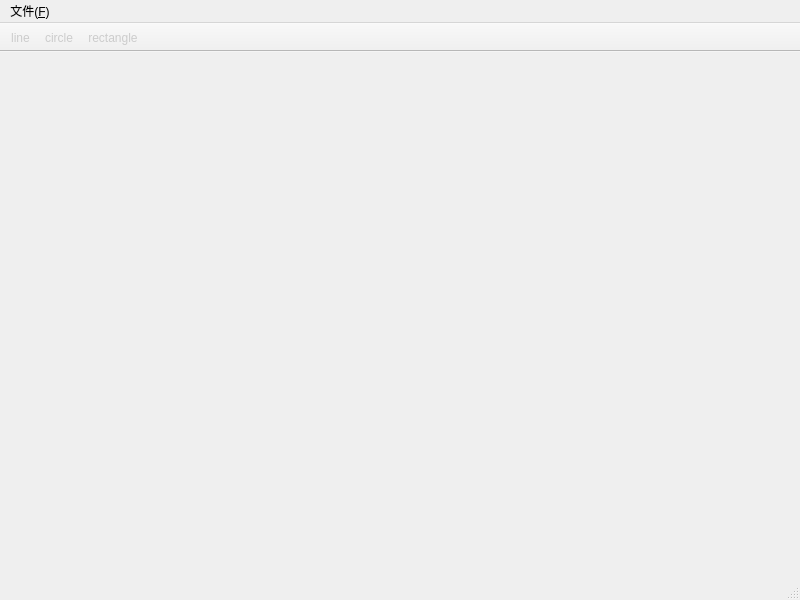
<?xml version="1.0" encoding="UTF-8"?>
<ui version="4.0">
 <class>MainWindow</class>
 <widget class="QMainWindow" name="MainWindow">
  <property name="geometry">
   <rect>
    <x>0</x>
    <y>0</y>
    <width>800</width>
    <height>600</height>
   </rect>
  </property>
  <property name="windowTitle">
   <string>MainWindow</string>
  </property>
  <widget class="QWidget" name="centralWidget"/>
  <widget class="QMenuBar" name="menuBar">
   <property name="geometry">
    <rect>
     <x>0</x>
     <y>0</y>
     <width>800</width>
     <height>26</height>
    </rect>
   </property>
   <widget class="QMenu" name="menu_F">
    <property name="title">
     <string>文件(&amp;F)</string>
    </property>
    <addaction name="action_N"/>
    <addaction name="action_O"/>
    <addaction name="action_S"/>
    <addaction name="action_X"/>
   </widget>
   <addaction name="menu_F"/>
  </widget>
  <widget class="QToolBar" name="mainToolBar">
   <property name="styleSheet">
    <string notr="true">color:rgb(204,204,204)</string>
   </property>
   <property name="movable">
    <bool>false</bool>
   </property>
   <property name="allowedAreas">
    <set>Qt::TopToolBarArea</set>
   </property>
   <property name="iconSize">
    <size>
     <width>30</width>
     <height>30</height>
    </size>
   </property>
   <attribute name="toolBarArea">
    <enum>TopToolBarArea</enum>
   </attribute>
   <attribute name="toolBarBreak">
    <bool>false</bool>
   </attribute>
   <addaction name="action_line"/>
   <addaction name="action_circle"/>
   <addaction name="action_rectangle"/>
  </widget>
  <widget class="QStatusBar" name="statusBar">
   <property name="maximumSize">
    <size>
     <width>16777215</width>
     <height>25</height>
    </size>
   </property>
  </widget>
  <action name="action_N">
   <property name="text">
    <string>新建(&amp;N)</string>
   </property>
  </action>
  <action name="action_line">
   <property name="icon">
    <iconset resource="myimages.qrc">
     <normaloff>:/image/images/line_24px_1172557_easyicon.net.png</normaloff>:/image/images/line_24px_1172557_easyicon.net.png</iconset>
   </property>
   <property name="text">
    <string>line</string>
   </property>
   <property name="toolTip">
    <string>直线</string>
   </property>
   <property name="visible">
    <bool>true</bool>
   </property>
  </action>
  <action name="action_O">
   <property name="text">
    <string>打开(&amp;O)</string>
   </property>
  </action>
  <action name="action_S">
   <property name="text">
    <string>保存(&amp;S)</string>
   </property>
  </action>
  <action name="action_X">
   <property name="text">
    <string>退出(&amp;X)</string>
   </property>
  </action>
  <action name="action_circle">
   <property name="icon">
    <iconset resource="myimages.qrc">
     <normaloff>:/image/images/circle_24px_1148099_easyicon.net.png</normaloff>:/image/images/circle_24px_1148099_easyicon.net.png</iconset>
   </property>
   <property name="text">
    <string>circle</string>
   </property>
   <property name="toolTip">
    <string>圆</string>
   </property>
  </action>
  <action name="action_rectangle">
   <property name="icon">
    <iconset resource="myimages.qrc">
     <normaloff>:/image/images/software_shape_rectangle_36.272727272727px_1183075_easyicon.net.png</normaloff>:/image/images/software_shape_rectangle_36.272727272727px_1183075_easyicon.net.png</iconset>
   </property>
   <property name="text">
    <string>rectangle</string>
   </property>
   <property name="toolTip">
    <string>矩形</string>
   </property>
  </action>
 </widget>
 <layoutdefault spacing="6" margin="11"/>
 <resources>
  <include location="myimages.qrc"/>
 </resources>
 <connections/>
</ui>
